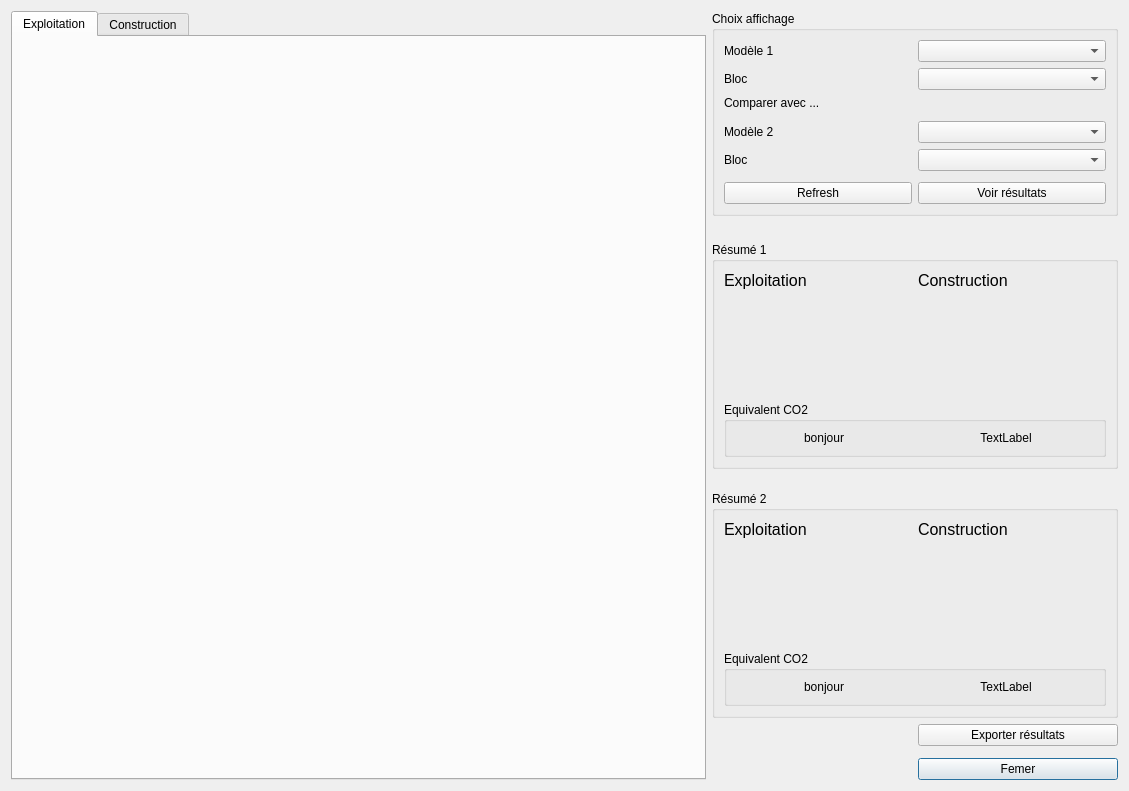
<?xml version="1.0" encoding="UTF-8"?>
<ui version="4.0">
 <class>Dialog</class>
 <widget class="QDialog" name="Dialog">
  <property name="geometry">
   <rect>
    <x>0</x>
    <y>0</y>
    <width>1129</width>
    <height>761</height>
   </rect>
  </property>
  <property name="windowTitle">
   <string>Dialog</string>
  </property>
  <layout class="QGridLayout" name="gridLayout_3">
   <item row="7" column="2">
    <widget class="QPushButton" name="pushButton_2">
     <property name="text">
      <string>Femer</string>
     </property>
    </widget>
   </item>
   <item row="3" column="1">
    <spacer name="verticalSpacer_2">
     <property name="orientation">
      <enum>Qt::Vertical</enum>
     </property>
     <property name="sizeType">
      <enum>QSizePolicy::Fixed</enum>
     </property>
     <property name="sizeHint" stdset="0">
      <size>
       <width>20</width>
       <height>10</height>
      </size>
     </property>
    </spacer>
   </item>
   <item row="1" column="2">
    <spacer name="horizontalSpacer_2">
     <property name="orientation">
      <enum>Qt::Horizontal</enum>
     </property>
     <property name="sizeType">
      <enum>QSizePolicy::Preferred</enum>
     </property>
     <property name="sizeHint" stdset="0">
      <size>
       <width>200</width>
       <height>5</height>
      </size>
     </property>
    </spacer>
   </item>
   <item row="1" column="1">
    <spacer name="horizontalSpacer">
     <property name="orientation">
      <enum>Qt::Horizontal</enum>
     </property>
     <property name="sizeType">
      <enum>QSizePolicy::Preferred</enum>
     </property>
     <property name="sizeHint" stdset="0">
      <size>
       <width>200</width>
       <height>20</height>
      </size>
     </property>
    </spacer>
   </item>
   <item row="0" column="1" colspan="2">
    <widget class="QGroupBox" name="groupBox_3">
     <property name="title">
      <string>Choix affichage</string>
     </property>
     <layout class="QGridLayout" name="gridLayout_6">
      <item row="0" column="1">
       <widget class="QComboBox" name="combo_mod1"/>
      </item>
      <item row="4" column="0">
       <widget class="QLabel" name="label_2">
        <property name="text">
         <string>Modèle 2</string>
        </property>
       </widget>
      </item>
      <item row="3" column="0">
       <spacer name="verticalSpacer_4">
        <property name="orientation">
         <enum>Qt::Vertical</enum>
        </property>
        <property name="sizeType">
         <enum>QSizePolicy::Fixed</enum>
        </property>
        <property name="sizeHint" stdset="0">
         <size>
          <width>20</width>
          <height>5</height>
         </size>
        </property>
       </spacer>
      </item>
      <item row="0" column="0">
       <widget class="QLabel" name="label">
        <property name="text">
         <string>Modèle 1</string>
        </property>
       </widget>
      </item>
      <item row="2" column="0">
       <widget class="QLabel" name="label_5">
        <property name="text">
         <string>Comparer avec ...</string>
        </property>
       </widget>
      </item>
      <item row="5" column="1">
       <widget class="QComboBox" name="combo_bloc2"/>
      </item>
      <item row="1" column="1">
       <widget class="QComboBox" name="combo_bloc1"/>
      </item>
      <item row="4" column="1">
       <widget class="QComboBox" name="combo_mod2"/>
      </item>
      <item row="5" column="0">
       <widget class="QLabel" name="label_4">
        <property name="text">
         <string>Bloc</string>
        </property>
       </widget>
      </item>
      <item row="7" column="1">
       <widget class="QPushButton" name="show_result_button">
        <property name="text">
         <string>Voir résultats</string>
        </property>
       </widget>
      </item>
      <item row="1" column="0">
       <widget class="QLabel" name="label_3">
        <property name="text">
         <string>Bloc</string>
        </property>
       </widget>
      </item>
      <item row="6" column="0">
       <spacer name="verticalSpacer_5">
        <property name="orientation">
         <enum>Qt::Vertical</enum>
        </property>
        <property name="sizeType">
         <enum>QSizePolicy::Fixed</enum>
        </property>
        <property name="sizeHint" stdset="0">
         <size>
          <width>20</width>
          <height>5</height>
         </size>
        </property>
       </spacer>
      </item>
      <item row="7" column="0">
       <widget class="QPushButton" name="refresh_button">
        <property name="text">
         <string>Refresh</string>
        </property>
       </widget>
      </item>
     </layout>
    </widget>
   </item>
   <item row="4" column="1" colspan="2">
    <widget class="QGroupBox" name="resume2">
     <property name="title">
      <string>Résumé 2</string>
     </property>
     <layout class="QGridLayout" name="gridLayout_5">
      <item row="1" column="1">
       <widget class="QWidget" name="pie_chart_c2" native="true">
        <property name="maximumSize">
         <size>
          <width>200</width>
          <height>200</height>
         </size>
        </property>
       </widget>
      </item>
      <item row="1" column="0">
       <widget class="QWidget" name="pie_chart_e2" native="true">
        <property name="minimumSize">
         <size>
          <width>100</width>
          <height>100</height>
         </size>
        </property>
        <property name="maximumSize">
         <size>
          <width>200</width>
          <height>200</height>
         </size>
        </property>
       </widget>
      </item>
      <item row="0" column="0">
       <widget class="QLabel" name="label_8">
        <property name="font">
         <font>
          <pointsize>12</pointsize>
         </font>
        </property>
        <property name="text">
         <string>Exploitation</string>
        </property>
       </widget>
      </item>
      <item row="0" column="1">
       <widget class="QLabel" name="label_9">
        <property name="font">
         <font>
          <pointsize>12</pointsize>
         </font>
        </property>
        <property name="text">
         <string>Construction</string>
        </property>
       </widget>
      </item>
      <item row="2" column="0" colspan="2">
       <widget class="QGroupBox" name="groupBox_2">
        <property name="title">
         <string>Equivalent CO2</string>
        </property>
        <layout class="QHBoxLayout" name="horizontalLayout_2">
         <item>
          <widget class="QLabel" name="label_co2_eq_e2">
           <property name="text">
            <string>bonjour</string>
           </property>
           <property name="alignment">
            <set>Qt::AlignCenter</set>
           </property>
          </widget>
         </item>
         <item>
          <widget class="QLabel" name="label_co2_eq_c2">
           <property name="text">
            <string>TextLabel</string>
           </property>
           <property name="alignment">
            <set>Qt::AlignCenter</set>
           </property>
          </widget>
         </item>
        </layout>
       </widget>
      </item>
     </layout>
    </widget>
   </item>
   <item row="0" column="0" rowspan="8">
    <widget class="QTabWidget" name="tabWidget">
     <property name="currentIndex">
      <number>0</number>
     </property>
     <widget class="QWidget" name="tab">
      <attribute name="title">
       <string>Exploitation</string>
      </attribute>
      <layout class="QGridLayout" name="gridLayout">
       <item row="0" column="0">
        <widget class="QWidget" name="bar_chart_e" native="true"/>
       </item>
      </layout>
     </widget>
     <widget class="QWidget" name="tab_2">
      <attribute name="title">
       <string>Construction</string>
      </attribute>
      <layout class="QGridLayout" name="gridLayout_2">
       <item row="0" column="0">
        <widget class="QWidget" name="bar_chart_c" native="true"/>
       </item>
      </layout>
     </widget>
    </widget>
   </item>
   <item row="2" column="1" colspan="2">
    <widget class="QGroupBox" name="resume1">
     <property name="title">
      <string>Résumé 1 </string>
     </property>
     <layout class="QGridLayout" name="gridLayout_4">
      <item row="0" column="1">
       <widget class="QLabel" name="label_7">
        <property name="font">
         <font>
          <pointsize>12</pointsize>
         </font>
        </property>
        <property name="text">
         <string>Construction</string>
        </property>
       </widget>
      </item>
      <item row="2" column="1">
       <widget class="QWidget" name="pie_chart_c1" native="true">
        <property name="maximumSize">
         <size>
          <width>200</width>
          <height>200</height>
         </size>
        </property>
       </widget>
      </item>
      <item row="2" column="0">
       <widget class="QWidget" name="pie_chart_e1" native="true">
        <property name="minimumSize">
         <size>
          <width>100</width>
          <height>100</height>
         </size>
        </property>
        <property name="maximumSize">
         <size>
          <width>200</width>
          <height>200</height>
         </size>
        </property>
       </widget>
      </item>
      <item row="0" column="0">
       <widget class="QLabel" name="label_6">
        <property name="font">
         <font>
          <pointsize>12</pointsize>
          <weight>50</weight>
          <bold>false</bold>
         </font>
        </property>
        <property name="text">
         <string>Exploitation</string>
        </property>
       </widget>
      </item>
      <item row="3" column="0" colspan="2">
       <widget class="QGroupBox" name="groupBox">
        <property name="title">
         <string>Equivalent CO2</string>
        </property>
        <layout class="QHBoxLayout" name="horizontalLayout">
         <item>
          <widget class="QLabel" name="label_co2_eq_e1">
           <property name="text">
            <string>bonjour</string>
           </property>
           <property name="alignment">
            <set>Qt::AlignCenter</set>
           </property>
          </widget>
         </item>
         <item>
          <widget class="QLabel" name="label_co2_eq_c1">
           <property name="text">
            <string>TextLabel</string>
           </property>
           <property name="alignment">
            <set>Qt::AlignCenter</set>
           </property>
          </widget>
         </item>
        </layout>
       </widget>
      </item>
     </layout>
    </widget>
   </item>
   <item row="5" column="2">
    <widget class="QPushButton" name="pushButton">
     <property name="text">
      <string>Exporter résultats</string>
     </property>
    </widget>
   </item>
   <item row="6" column="2">
    <spacer name="verticalSpacer">
     <property name="orientation">
      <enum>Qt::Vertical</enum>
     </property>
     <property name="sizeType">
      <enum>QSizePolicy::Preferred</enum>
     </property>
     <property name="sizeHint" stdset="0">
      <size>
       <width>20</width>
       <height>40</height>
      </size>
     </property>
    </spacer>
   </item>
  </layout>
 </widget>
 <resources/>
 <connections/>
</ui>
